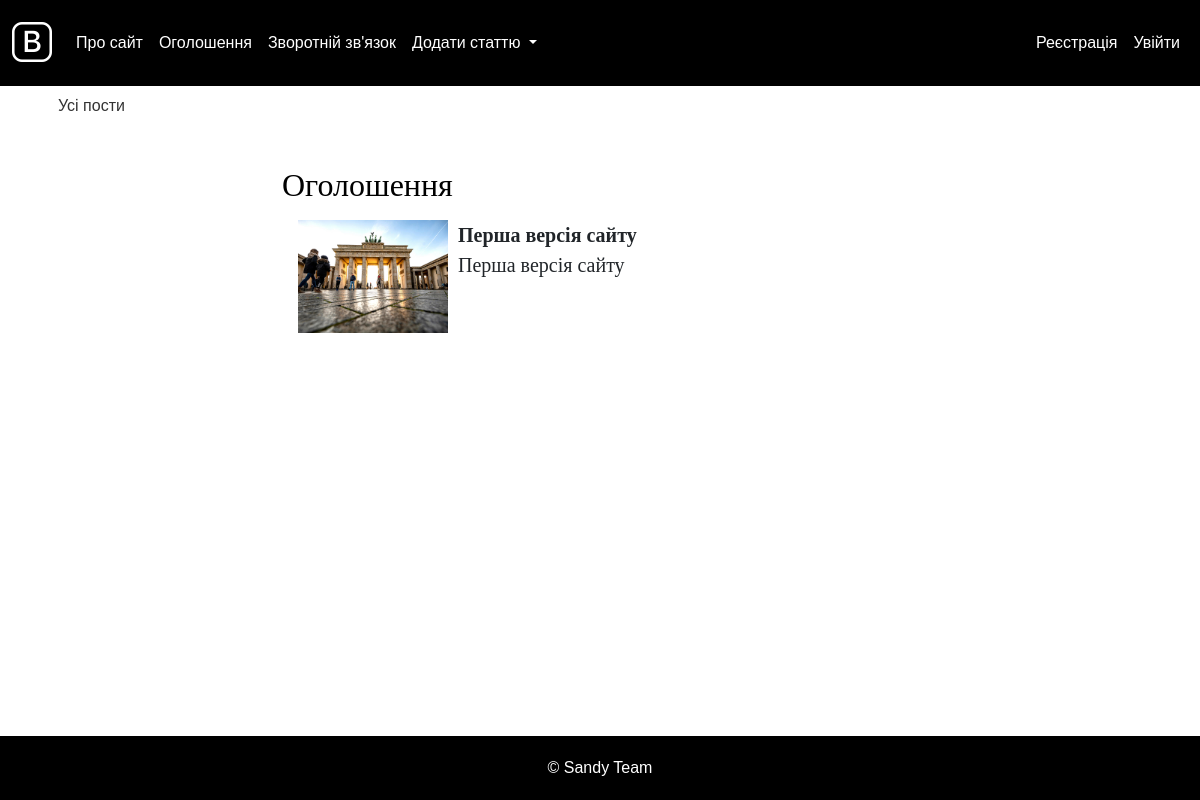
/announcements/, run on an earlier commit of the app's database.
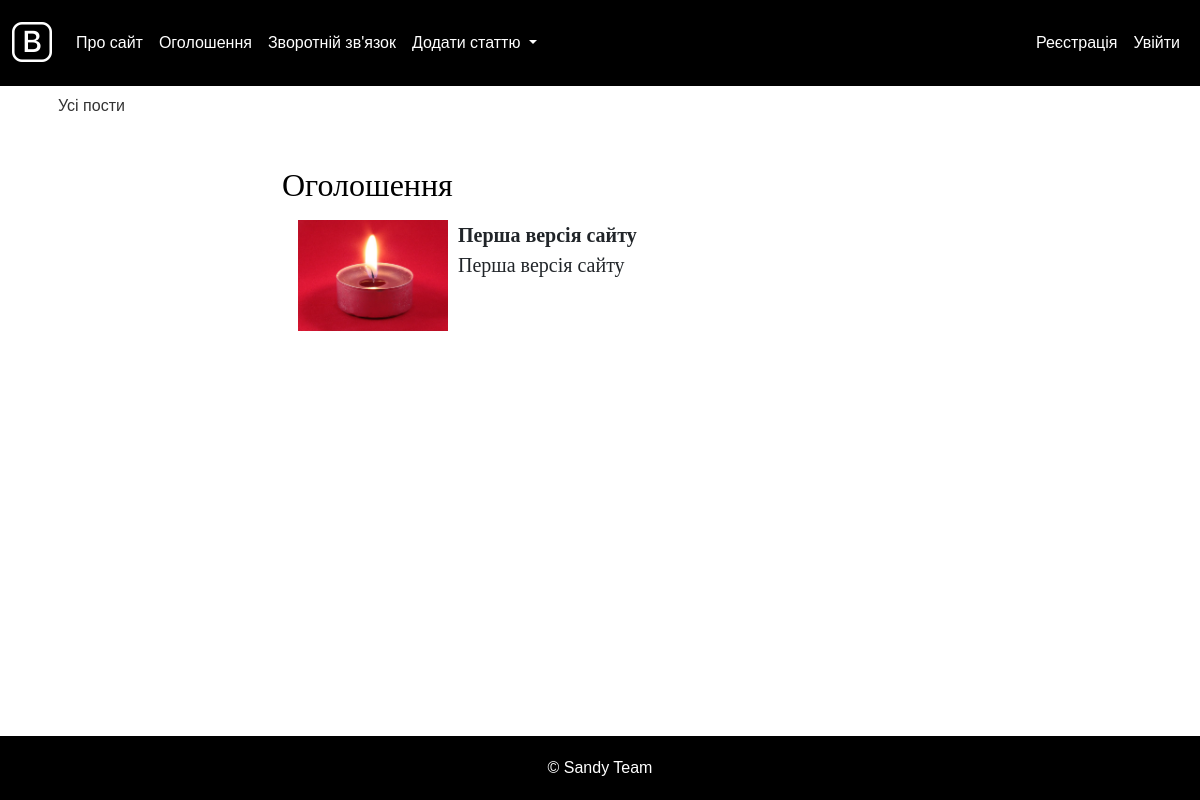
And on a later commit of the database.
### blog/models.py (models this page shows, shortened)
class Announcement(models.Model):
    title = models.CharField(max_length=200, verbose_name="Заголовок")
    content = models.TextField(verbose_name="Текст статті")
    photo = models.ImageField(upload_to="photos/%Y/%m/%d/", verbose_name="Фото", blank=True, null=True)
    created_at = models.DateTimeField(auto_now_add=True, verbose_name="Час створення")
    class Meta:
        verbose_name = 'Оголошення'
        verbose_name_plural = 'Оголошення'

### blog/views.py (the view)
# urls.py: path('announcements/', views.AnnouncementsView.as_view(), name='announcements'),
class AnnouncementsView(ListView):
    model = Announcement
    template_name = 'announcements.html'
    context_object_name = 'announcements'

### blog/templates/announcements.html (shortened to what this page needs)
{% extends 'base.html' %}
{% block content %}
    <h1>Оголошення</h1>
    <ul class="list-group">
        {% for announcement in announcements %}
            <li class="list-group-item d-flex align-items-start">
                {% if announcement.photo %}
                    <img src="{{ announcement.photo.url }}" alt="{{ announcement.title }}" style="max-width: 150px; height: auto; margin-right: 10px;">
                {% endif %}
                <div class="flex-grow-1">
                    <strong>{{ announcement.title }}</strong>
                    <p>{{ announcement.content }}</p>
                </div>
            </li>
        {% empty %}
            <li class="list-group-item">Немає оголошень.</li>
        {% endfor %}
    </ul>
{% endblock %}

What changed in the data, as far as the page shows it:
changed Announcement "Перша версія сайту": photo: a different picture
